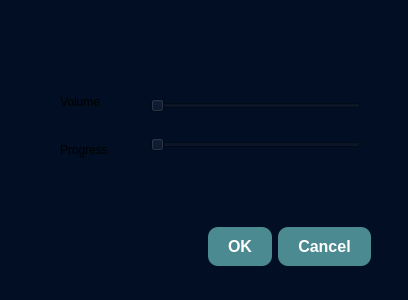
<?xml version="1.0" encoding="UTF-8"?>
<ui version="4.0">
 <class>settings</class>
 <widget class="QDialog" name="settings">
  <property name="geometry">
   <rect>
    <x>0</x>
    <y>0</y>
    <width>408</width>
    <height>300</height>
   </rect>
  </property>
  <property name="windowTitle">
   <string>Dialog</string>
  </property>
  <property name="styleSheet">
   <string notr="true">background-color: rgb(2, 14, 35);</string>
  </property>
  <widget class="QDialogButtonBox" name="buttonBox">
   <property name="geometry">
    <rect>
     <x>30</x>
     <y>221</y>
     <width>341</width>
     <height>51</height>
    </rect>
   </property>
   <property name="styleSheet">
    <string notr="true">background-color: #4B8A90;
border: none;
color: white;
padding: 10px 20px;
font-size: 16px;
font-weight: bold;
border-radius: 10px;</string>
   </property>
   <property name="orientation">
    <enum>Qt::Horizontal</enum>
   </property>
   <property name="standardButtons">
    <set>QDialogButtonBox::Cancel|QDialogButtonBox::Ok</set>
   </property>
  </widget>
  <widget class="QWidget" name="">
   <property name="geometry">
    <rect>
     <x>60</x>
     <y>80</y>
     <width>301</width>
     <height>91</height>
    </rect>
   </property>
   <layout class="QHBoxLayout" name="horizontalLayout" stretch="2,5">
    <item>
     <layout class="QVBoxLayout" name="verticalLayout_2">
      <item>
       <widget class="QLabel" name="label">
        <property name="text">
         <string>Volume</string>
        </property>
       </widget>
      </item>
      <item>
       <widget class="QLabel" name="label_2">
        <property name="text">
         <string>Progress</string>
        </property>
       </widget>
      </item>
     </layout>
    </item>
    <item>
     <layout class="QVBoxLayout" name="verticalLayout">
      <item>
       <widget class="QSlider" name="sliderProgress">
        <property name="orientation">
         <enum>Qt::Horizontal</enum>
        </property>
       </widget>
      </item>
      <item>
       <widget class="QSlider" name="sliderVolume">
        <property name="orientation">
         <enum>Qt::Horizontal</enum>
        </property>
       </widget>
      </item>
     </layout>
    </item>
   </layout>
  </widget>
 </widget>
 <resources/>
 <connections>
  <connection>
   <sender>buttonBox</sender>
   <signal>accepted()</signal>
   <receiver>settings</receiver>
   <slot>accept()</slot>
   <hints>
    <hint type="sourcelabel">
     <x>248</x>
     <y>254</y>
    </hint>
    <hint type="destinationlabel">
     <x>157</x>
     <y>274</y>
    </hint>
   </hints>
  </connection>
  <connection>
   <sender>buttonBox</sender>
   <signal>rejected()</signal>
   <receiver>settings</receiver>
   <slot>reject()</slot>
   <hints>
    <hint type="sourcelabel">
     <x>316</x>
     <y>260</y>
    </hint>
    <hint type="destinationlabel">
     <x>286</x>
     <y>274</y>
    </hint>
   </hints>
  </connection>
 </connections>
</ui>
